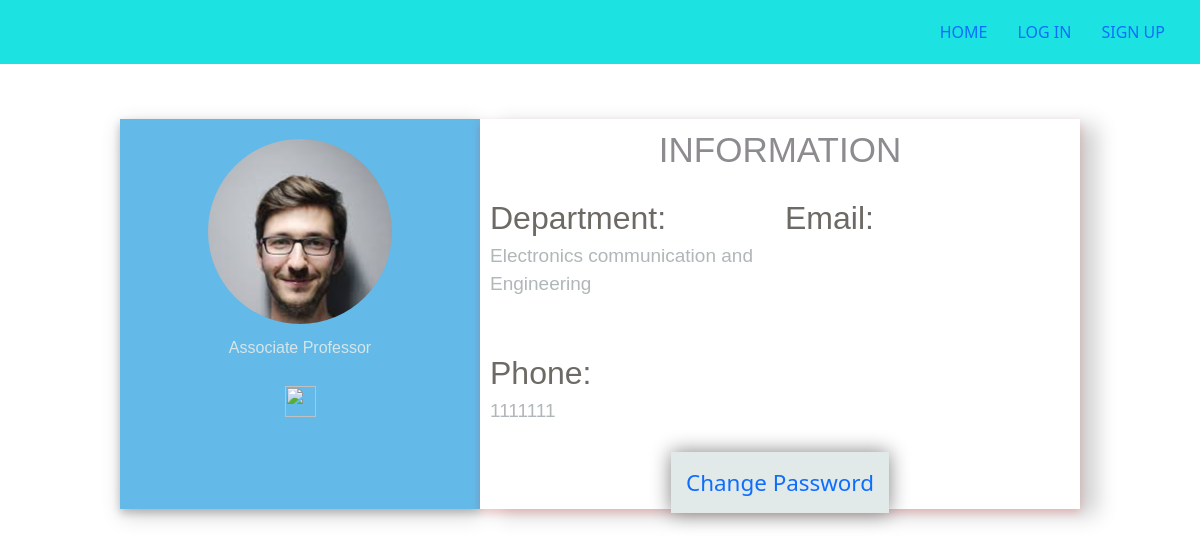
The page /profile/eceteacher1/ on the database its author committed.
### allocator/models.py (models this page shows, shortened)
class Profile(models.Model):
    user = models.ForeignKey(User,on_delete = models.CASCADE)
    department = models.CharField(max_length=100,choices= department_choices)
    phone_number = models.PositiveIntegerField()
    designation = models.CharField(max_length=100,choices=designation_choices)
    employee_number = models.CharField(unique=True,max_length = 10,null=True,blank=True)

### allocator/views.py (the view)
# urls.py: path('profile/<str:username>/',views.profile_page,name="profile"),
def profile_page(request,username):
	user = User.objects.get(username=username)
	profile = Profile.objects.get(user=user)
	params = {
		'profile':profile,
		'requested_user':user,
	}
	return render(request,'profile.html',params)

### allocator/preprocessor.py (called while the page is built)
def preload_infos(request):
    if request.user.is_authenticated:
        profile = Profile.objects.get(user = request.user)
        return {'profile':profile}
    return {}

### templates/profile.html (shortened to what this page needs)
{% extends 'base.html' %}
{% block content %}
<div class="profile">
    <div class="header">
        <div class="profilePic">
        </div>
        <div class="designation">
            {{ profile.get_designation_display }}
        </div>
        <div class="button">
            <a href="#" class="edit"><img src="/84380.svg" alt=""></a>
        </div>
    </div>
    <div class="mid">
        <div class="head">
            INFORMATION
        </div>
        <div class="firstrow">
            <div class="department">
                Department:
                <p class="feed">{{ profile.get_department_display }}</p>
            </div>
            <div class="email">
                Email:
            </div>
        </div>
        <div class="secondrow">
            <div class="phno">
                Phone:
                <p class="feed"> {{profile.phone_number}} </p>
            </div>
        </div>
        <div id="button-container">
            <a href="{% url 'password_change' %}"> Change Password </a>
        </div>
    </div>
</div>
{% endblock %}

### static/css/index.css (style rules this page uses)
* { margin:0; padding:0; }

### static/css/profile.css (style rules this page uses)
* { box-sizing: border-box; }
body { margin: 0; background-color: rgb(203, 216, 214); }
.profile { display: flex; flex-wrap: nowrap; height: 500px; align-items: center; justify-content: center; }
.profile .header { display: flex; flex-direction: column; align-items: center; width: 30%; height: 78%; background-color: rgb(99, 185, 232); padding: 20px; box-shadow: 0px 4px 8px 0 rgba(0, 0, 0, 0.2), 2px 6px 20px 0 rgba(0, 0, 0, 0.19); }
.profile .mid { display: flex; flex-direction: column; width: 50%; height: 78%; background-color: white; box-shadow: 0 4px 8px 0 rgba(226, 28, 28, 0.2), 17px 6px 20px 0 rgba(0, 0, 0, 0.19); margin: 0px; }
.profile .profilePic { border-radius: 50%; width: 184px; height: 185px; background-image: url("/index.jpg"); background-size: cover; }
.profile .designation { font-family: 'PT Sans', sans-serif; color: rgb(214, 229, 232); }
.profile .button img { margin: 26px; width: 31px; height: 31px; }
.profile .head { width: 100%; height: 15%; font-size: 35px; text-align: center; padding-top: 5px; font-family: 'Oswald', sans-serif; color: rgb(141, 139, 143); }
.profile .firstrow { display: flex; flex-direction: row; width: 100%; height: 44%; font-family: 'Oswald', sans-serif; color: rgb(109, 105, 100); font-size: 32px; padding-left: 10px; padding-top: 16px; }
.profile .department { width: 50%; }
.profile .secondrow { display: flex; flex-direction: row; width: 100%; height: 30%; font-family: 'Oswald', sans-serif; color: rgb(109, 105, 100); font-size: 32px; padding-left: 10px; }
.profile .phno { width: 50%; }
.profile .email { width: 50%; }
.profile .feed { font-family: Arial, Helvetica, sans-serif; color: rgb(176, 183, 184); font-size: 19px; word-wrap: break-word; padding-right: 10px; }

### templates/profile.html (style rules this page uses)
#button-container { text-align: center; }
#button-container a { text-decoration: none; margin:0px 20px; font-size: 1.4em; background:rgb(225, 233, 233); padding:15px; box-shadow:0 0 20px grey; }

### rows shown on the page
Profile: designation "Associate Professor", department "Electronics communication and Engineering", phone_number "1111111"
